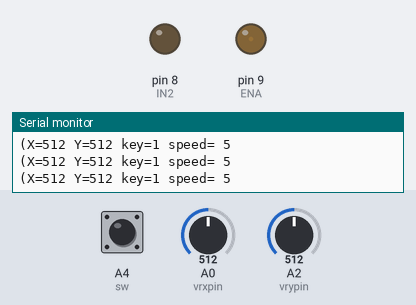
Bench run of a sketch on a simulated Arduino Uno, built with avr-gcc and run on an emulated ATmega328P. On the bench: output pins drawn as LEDs (lit = HIGH), the last lines printed to the serial monitor. The test bench sets the inputs (shaded band); at power-on: A0 (vrxpin) = 512, A4 (sw) HIGH, A2 (vrypin) = 512. Pins used as bus, display or sensor lines are not drawn.

Above: at 1.2 s.
1.3 s: A0 (vrxpin) set to 491
At 1.7 s:
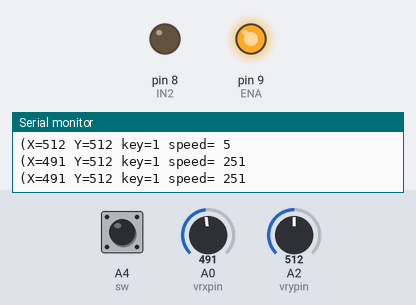
2.9 s: A4 (sw) pulled LOW for 0.25 s
At 3.16 s:
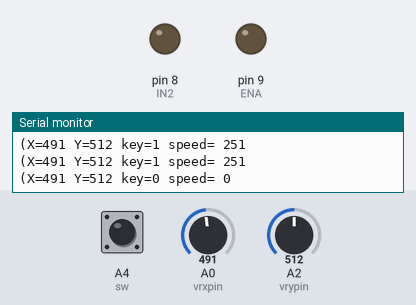
4.8 s: A0 (vrxpin) set to 306
At 6.1 s:
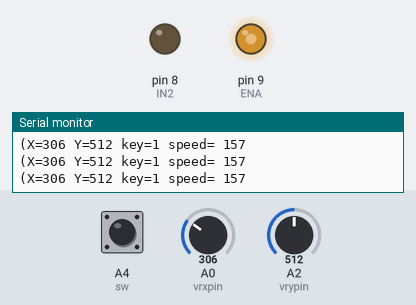
6.4 s: A0 (vrxpin) set to 716
At 7.7 s:
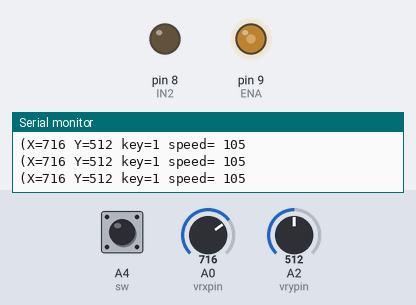
8.0 s: A0 (vrxpin) set to 0
At 9.2 s:
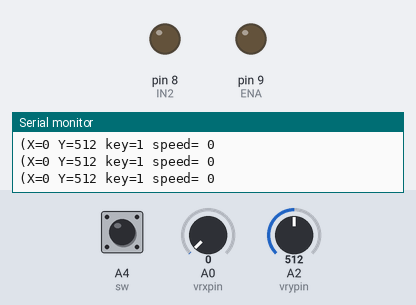
Timing chart, 0 to 10.6 s (numbered marks = the images above; inputs shaded):
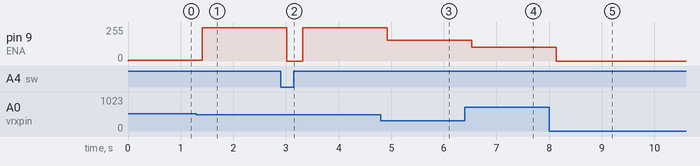

Measured:
- after the input at 1.3 s, pin 9 (ENA): 5/255 → 251/255 after 0.11 s
- after the input at 2.9 s, pin 9 (ENA): 251/255 → 0/255 after 0.11 s, → 251/255 0.30 s later
- after the input at 4.8 s, pin 9 (ENA): 251/255 → 157/255 after 0.12 s
- after the input at 6.4 s, pin 9 (ENA): 157/255 → 105/255 after 0.13 s
- after the input at 8.0 s, pin 9 (ENA): 105/255 → 0/255 after 0.14 s

The sketch:

DC-Joystick.ino
```cpp
int vrx = 0;
int vry = 0;

const int vrxpin = A0;
const int vrypin = A2;
const int sw = A4;
int IN1 = 7;
int IN2 = 8;
int ENA = 9;

int Speed = 0;

void setup() {
  Serial.begin(9600);
  pinMode(IN1, OUTPUT);
  pinMode(IN2, OUTPUT);
  pinMode(ENA, OUTPUT);
  pinMode(sw, INPUT);
  analogWrite(ENA, 0);
}
void loop() {

  boolean key = digitalRead(sw);
  vrx = analogRead(vrxpin);
  vry = analogRead(vrypin);

  /*while (vrx > 47) {
    Speed = 0;
    }*/

  if (vrx > 501) {
    digitalWrite(IN1, HIGH);
    digitalWrite(IN2, LOW);
    Speed = map(vrx, 501, 1022, 0, 255);
      analogWrite(ENA, Speed);
    }

  else if (vrx < 495) {
    digitalWrite(IN1, HIGH);
    digitalWrite(IN2, LOW);
    Speed = map(vrx, 499, 0, 255, 0);
      analogWrite(ENA, Speed);
    }
     if (Speed == 0) {
      Speed = 0;
      analogWrite(ENA, Speed);
    }

  else if (key == LOW) {
    digitalWrite(IN1, LOW);
    digitalWrite(IN2, LOW);

    if (Speed > 5) {
      Speed = 0;
      analogWrite(ENA, Speed);
      delay(100);
    }
  }
  Serial.print("(X=");
  Serial.print(vrx);
  Serial.print(" Y=");
  Serial.print(vry);
  Serial.print(" key=");
  Serial.print(key);
  /*Serial.print(" Xspeed=");
  Serial.print(x);*/
  Serial.print(" speed= ");
  Serial.println(Speed);
  delay(200);
}
```
